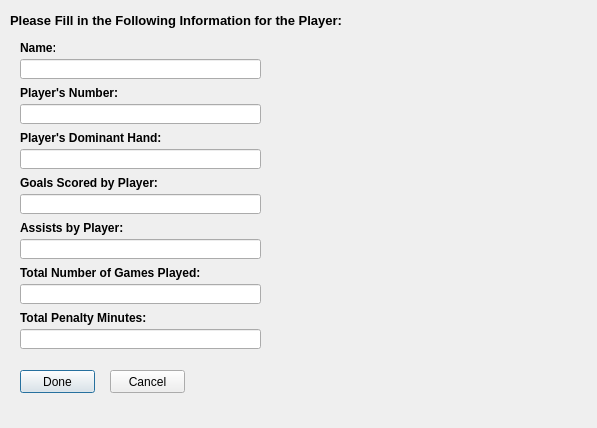
<?xml version="1.0" encoding="UTF-8"?>
<ui version="4.0">
 <class>Dialog1</class>
 <widget class="QDialog" name="Dialog1">
  <property name="geometry">
   <rect>
    <x>0</x>
    <y>0</y>
    <width>597</width>
    <height>428</height>
   </rect>
  </property>
  <property name="windowTitle">
   <string>Dialog</string>
  </property>
  <widget class="QLabel" name="labelpic">
   <property name="geometry">
    <rect>
     <x>0</x>
     <y>0</y>
     <width>601</width>
     <height>431</height>
    </rect>
   </property>
   <property name="text">
    <string/>
   </property>
  </widget>
  <widget class="QLineEdit" name="lineEdit_7">
   <property name="geometry">
    <rect>
     <x>20</x>
     <y>329</y>
     <width>241</width>
     <height>20</height>
    </rect>
   </property>
  </widget>
  <widget class="QLineEdit" name="lineEdit_4">
   <property name="geometry">
    <rect>
     <x>20</x>
     <y>194</y>
     <width>241</width>
     <height>20</height>
    </rect>
   </property>
  </widget>
  <widget class="QLabel" name="label_7">
   <property name="geometry">
    <rect>
     <x>20</x>
     <y>265</y>
     <width>181</width>
     <height>16</height>
    </rect>
   </property>
   <property name="text">
    <string>&lt;html&gt;&lt;head/&gt;&lt;body&gt;&lt;p&gt;&lt;span style=&quot; font-weight:600;&quot;&gt;Total Number of Games Played:&lt;/span&gt;&lt;/p&gt;&lt;/body&gt;&lt;/html&gt;</string>
   </property>
  </widget>
  <widget class="QLabel" name="label_3">
   <property name="geometry">
    <rect>
     <x>20</x>
     <y>130</y>
     <width>141</width>
     <height>16</height>
    </rect>
   </property>
   <property name="text">
    <string>&lt;html&gt;&lt;head/&gt;&lt;body&gt;&lt;p&gt;&lt;span style=&quot; font-weight:600;&quot;&gt;Player's Dominant Hand:&lt;/span&gt;&lt;/p&gt;&lt;/body&gt;&lt;/html&gt;</string>
   </property>
  </widget>
  <widget class="QLineEdit" name="lineEdit">
   <property name="geometry">
    <rect>
     <x>20</x>
     <y>59</y>
     <width>241</width>
     <height>20</height>
    </rect>
   </property>
  </widget>
  <widget class="QLabel" name="label_2">
   <property name="geometry">
    <rect>
     <x>20</x>
     <y>310</y>
     <width>141</width>
     <height>16</height>
    </rect>
   </property>
   <property name="text">
    <string>&lt;html&gt;&lt;head/&gt;&lt;body&gt;&lt;p&gt;&lt;span style=&quot; font-weight:600;&quot;&gt;Total Penalty Minutes:&lt;/span&gt;&lt;/p&gt;&lt;/body&gt;&lt;/html&gt;</string>
   </property>
  </widget>
  <widget class="QPushButton" name="pushButton">
   <property name="geometry">
    <rect>
     <x>20</x>
     <y>370</y>
     <width>75</width>
     <height>23</height>
    </rect>
   </property>
   <property name="text">
    <string>Done</string>
   </property>
  </widget>
  <widget class="QLabel" name="label_5">
   <property name="geometry">
    <rect>
     <x>20</x>
     <y>85</y>
     <width>111</width>
     <height>16</height>
    </rect>
   </property>
   <property name="text">
    <string>&lt;html&gt;&lt;head/&gt;&lt;body&gt;&lt;p&gt;&lt;span style=&quot; font-weight:600;&quot;&gt;Player's Number:&lt;/span&gt;&lt;/p&gt;&lt;/body&gt;&lt;/html&gt;</string>
   </property>
  </widget>
  <widget class="QLineEdit" name="lineEdit_2">
   <property name="geometry">
    <rect>
     <x>20</x>
     <y>104</y>
     <width>241</width>
     <height>20</height>
    </rect>
   </property>
  </widget>
  <widget class="QLabel" name="label_8">
   <property name="geometry">
    <rect>
     <x>10</x>
     <y>10</y>
     <width>451</width>
     <height>21</height>
    </rect>
   </property>
   <property name="text">
    <string>&lt;html&gt;&lt;head/&gt;&lt;body&gt;&lt;p&gt;&lt;span style=&quot; font-size:10pt; font-weight:600;&quot;&gt;Please Fill in the Following Information for the Player:&lt;/span&gt;&lt;/p&gt;&lt;/body&gt;&lt;/html&gt;</string>
   </property>
  </widget>
  <widget class="QLabel" name="label_6">
   <property name="geometry">
    <rect>
     <x>20</x>
     <y>175</y>
     <width>141</width>
     <height>16</height>
    </rect>
   </property>
   <property name="text">
    <string>&lt;html&gt;&lt;head/&gt;&lt;body&gt;&lt;p&gt;&lt;span style=&quot; font-weight:600;&quot;&gt;Goals Scored by Player:&lt;/span&gt;&lt;/p&gt;&lt;/body&gt;&lt;/html&gt;</string>
   </property>
  </widget>
  <widget class="QPushButton" name="pushButton_2">
   <property name="geometry">
    <rect>
     <x>110</x>
     <y>370</y>
     <width>75</width>
     <height>23</height>
    </rect>
   </property>
   <property name="text">
    <string>Cancel</string>
   </property>
  </widget>
  <widget class="QLineEdit" name="lineEdit_6">
   <property name="geometry">
    <rect>
     <x>20</x>
     <y>284</y>
     <width>241</width>
     <height>20</height>
    </rect>
   </property>
  </widget>
  <widget class="QLineEdit" name="lineEdit_3">
   <property name="geometry">
    <rect>
     <x>20</x>
     <y>149</y>
     <width>241</width>
     <height>20</height>
    </rect>
   </property>
  </widget>
  <widget class="QLineEdit" name="lineEdit_5">
   <property name="geometry">
    <rect>
     <x>20</x>
     <y>239</y>
     <width>241</width>
     <height>20</height>
    </rect>
   </property>
  </widget>
  <widget class="QLabel" name="label_4">
   <property name="geometry">
    <rect>
     <x>20</x>
     <y>40</y>
     <width>35</width>
     <height>16</height>
    </rect>
   </property>
   <property name="text">
    <string>&lt;html&gt;&lt;head/&gt;&lt;body&gt;&lt;p&gt;&lt;span style=&quot; font-weight:600;&quot;&gt;Name:&lt;/span&gt;&lt;/p&gt;&lt;/body&gt;&lt;/html&gt;</string>
   </property>
  </widget>
  <widget class="QLabel" name="label_9">
   <property name="geometry">
    <rect>
     <x>20</x>
     <y>220</y>
     <width>111</width>
     <height>16</height>
    </rect>
   </property>
   <property name="text">
    <string>&lt;html&gt;&lt;head/&gt;&lt;body&gt;&lt;p&gt;&lt;span style=&quot; font-weight:600;&quot;&gt;Assists by Player:&lt;/span&gt;&lt;/p&gt;&lt;/body&gt;&lt;/html&gt;</string>
   </property>
  </widget>
  <widget class="QLabel" name="labelpic2">
   <property name="geometry">
    <rect>
     <x>350</x>
     <y>2</y>
     <width>251</width>
     <height>421</height>
    </rect>
   </property>
   <property name="text">
    <string/>
   </property>
  </widget>
 </widget>
 <tabstops>
  <tabstop>lineEdit</tabstop>
  <tabstop>lineEdit_2</tabstop>
  <tabstop>lineEdit_3</tabstop>
  <tabstop>lineEdit_4</tabstop>
  <tabstop>lineEdit_5</tabstop>
  <tabstop>lineEdit_6</tabstop>
  <tabstop>lineEdit_7</tabstop>
  <tabstop>pushButton</tabstop>
  <tabstop>pushButton_2</tabstop>
 </tabstops>
 <resources/>
 <connections/>
</ui>
